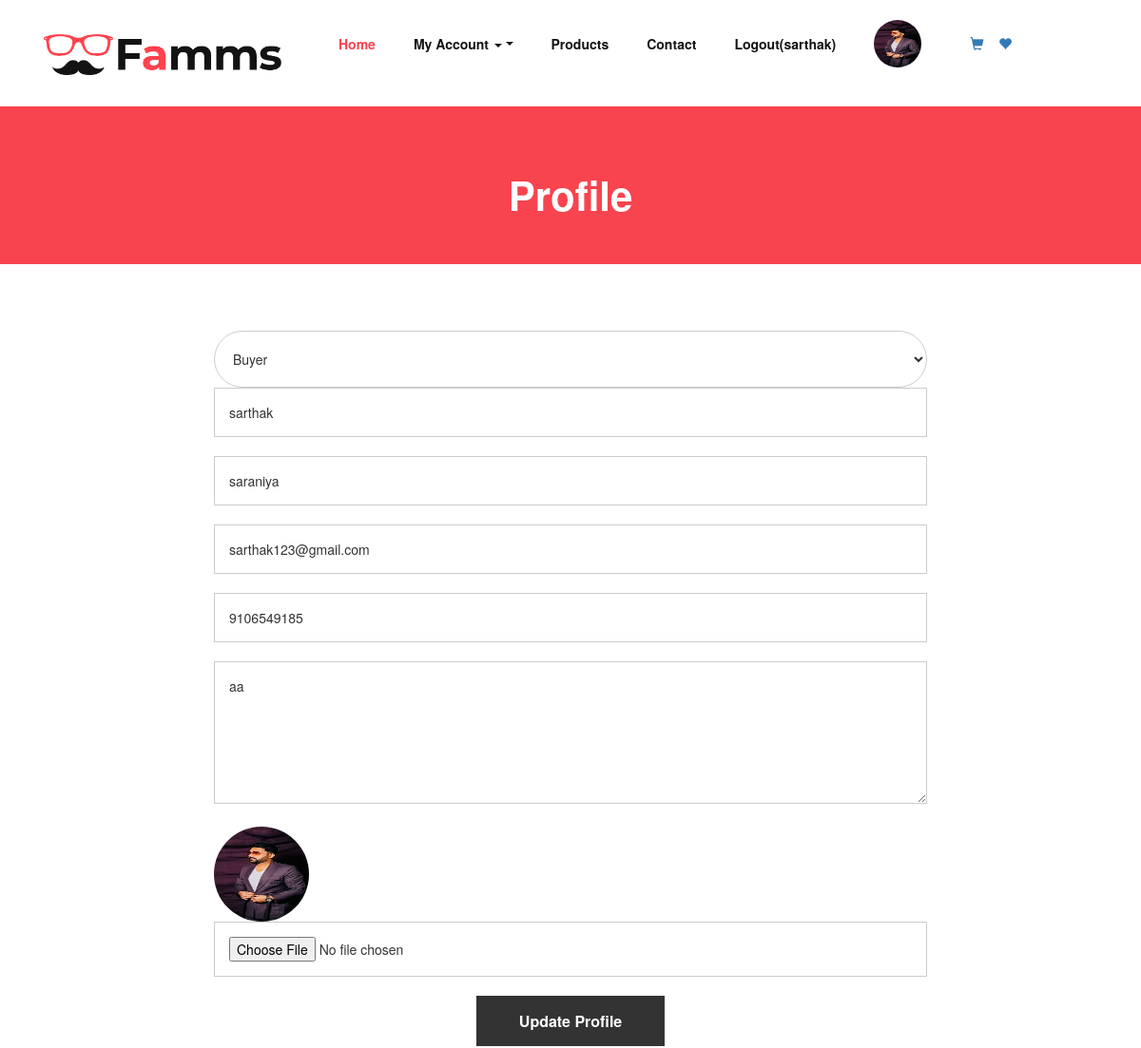
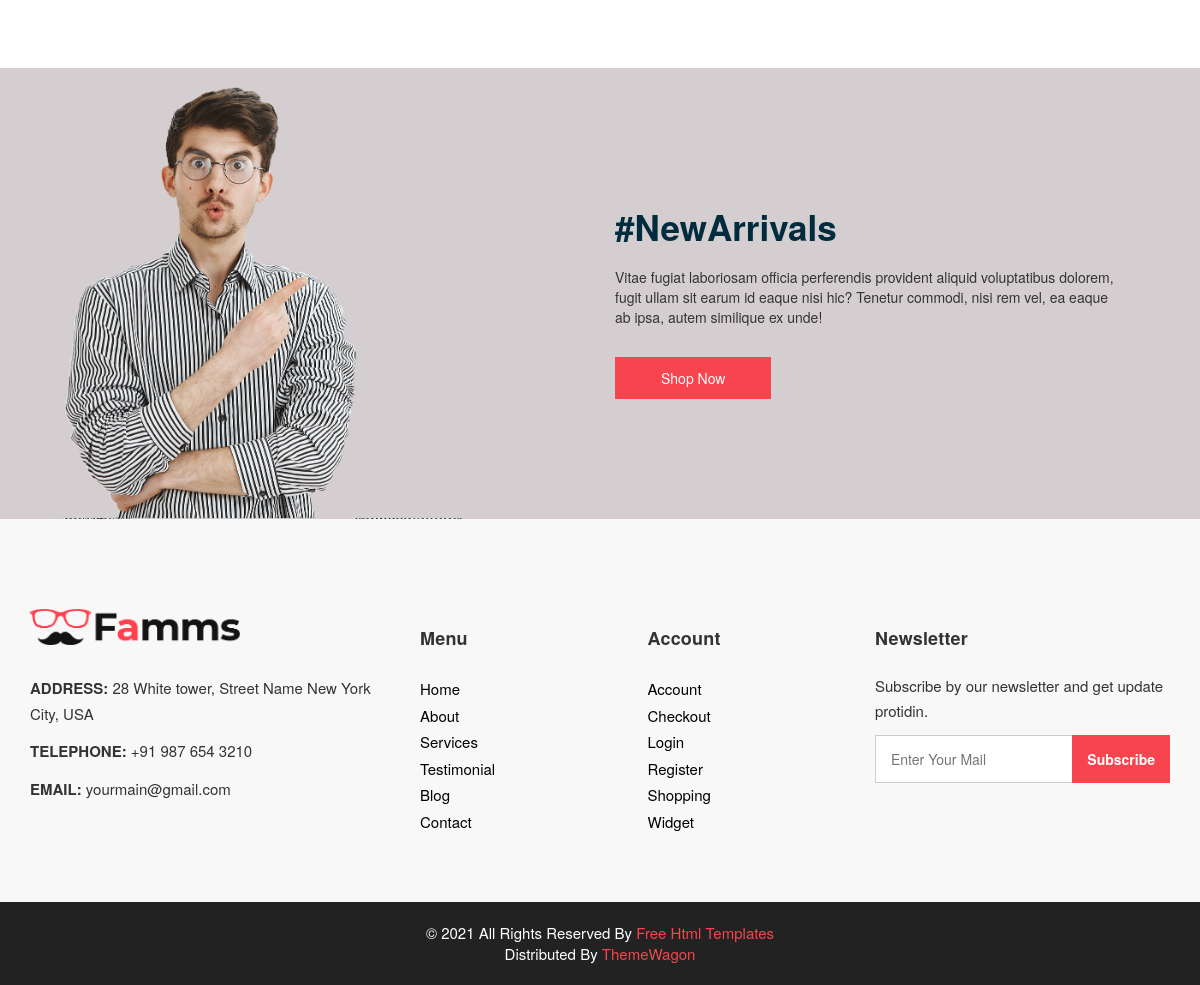
/profile/ (signed in), run on the app's committed database (2 pictures, top to bottom).
### myapp/models.py (models this page shows, shortened)
class User(models.Model):
	fname=models.CharField(max_length=100)
	lname=models.CharField(max_length=100)
	email=models.EmailField()
	mobile=models.PositiveIntegerField()
	address=models.TextField()
	password=models.CharField(max_length=100)
	usertype=models.CharField(max_length=100,default="Buyer")
	profile_picture = models.ImageField(upload_to="profile_picture/", default="")

### myapp/views.py (the view)
# urls.py: path('profile/',views.profile,name='profile'),
def profile(request):
	user=User.objects.get(email=request.session['email'])
	if request.method=="POST":
		user.fname=request.POST['fname']
		user.lname=request.POST['lname']
		user.mobile=request.POST['mobile']
		user.address=request.POST['address']
		try:
			user.profile_picture=request.FILES['profile_picture']
		except:
			pass
		user.save()
		msg="Profile Updated Successfully"
		request.session['profile_picture']=user.profile_picture.url
		if user.usertype=="Buyer":
			return render(request,'profile.html',{'user':user,'msg':msg})
		else:
			return render(request,'seller-profile.html',{'user':user,'msg':msg})
	else:
		if user.usertype=="Buyer":
			return render(request,'profile.html',{'user':user})
		else:
			return render(request,'seller-profile.html',{'user':user})

### myapp/templates/profile.html (shortened to what this page needs)
{% extends 'header.html' %}
{% load static %}
{% block content %}
<!DOCTYPE html>
<html>
   <head>
   </head>
   <body class="sub_page">
      <section class="inner_page_head">
         <div class="container_fuild">
            <div class="row">
               <div class="col-md-12">
                  <div class="full">
                     <h3>Profile</h3>
                  </div>
               </div>
            </div>
         </div>
      </section>
      <section class="why_section layout_padding">
         <div class="container">
            <div class="row">
               <div class="col-lg-8 offset-lg-2">
                  <div class="full">
                     <form action="{% url 'profile' %}" method="post" enctype="multipart/from-data">
                        <fieldset>
                           <select name="usertype">
                              {% if user.usertype == "Buyer" %}
                              <option value="Buyer"selected>Buyer</option>
                              {% else %}
                              <option>---Select User Type---</option>
                              <option value="Buyer">Buyer</option>
                              <option value="Seller"selected>Seller</option>
                              {% endif %}
                           </select>
                           <input type="text" placeholder="Enter first name" name="fname" value="{{user.fname}}" />
                           <input type="text" placeholder="Enter last name" name="lname" value="{{user.lname}}"  />
                           <input type="email" placeholder="Enter your email address" name="email" value="{{user.email}}" readonly/>
                           <input type="text" placeholder="Enter mobile" name="mobile" value="{{user.mobile}}"  />
                           <textarea placeholder="address" name="address" required>{{user.address}}</textarea>
                           <img src="{{user.profile_picture.url}}" style="width:100px;
                           height: 100px;border-radius: 50%;">
                           <input type="file" name="profile_picture">
                           <input type="submit" value="Update Profile" />
                        </fieldset>
                     </form>
                  </div>
               </div>
            </div>
         </div>
      </section>
      <section class="arrival_section">
         <div class="container">
            <div class="box">
               <div class="arrival_bg_box">
                  <img src="{% static 'images/arrival-bg.png' %}" alt="">
               </div>
               <div class="row">
                  <div class="col-md-6 ml-auto">
                     <div class="heading_container remove_line_bt">
                        <h2>
                           #NewArrivals
                        </h2>
                     </div>
                     <p style="margin-top: 20px;margin-bottom: 30px;">
                        Vitae fugiat laboriosam officia perferendis provident aliquid voluptatibus dolorem, fugit ullam sit earum id eaque nisi hic? Tenetur commodi, nisi rem vel, ea eaque ab ipsa, autem similique ex unde!
                     </p>
                     <a href="">
                     Shop Now
                     </a>
                  </div>
               </div>
            </div>
         </div>
      </section>
      </body>
</html>
{% endblock %}

### myapp/templates/header.html (shortened to what this page needs)
{% load static %}
<!DOCTYPE html>
<html>
   <head>
      <link rel="stylesheet" type="text/css" href="{% static 'css/bootstrap.css' %}" />
      <link href="{% static 'css/font-awesome.min.css' %}" rel="stylesheet" />
      <link href="{% static 'css/style.css' %}" rel="stylesheet" />
      <link href="{% static 'css/responsive.css' %}" rel="stylesheet" />
      <link rel="stylesheet" href="https://maxcdn.bootstrapcdn.com/bootstrap/3.3.7/css/bootstrap.min.css">
   </head>
   <body>
         <header class="header_section">
            <div class="container">
               <nav class="navbar navbar-expand-lg custom_nav-container ">
                  <a class="navbar-brand" href="index.html"><img width="250" src="{% static 'images/logo.png' %}" alt="#" /></a>
                  <div class="collapse navbar-collapse" id="navbarSupportedContent">
                     <ul class="navbar-nav" style="align-items: center;">
                        <li class="nav-item active">
                           <a class="nav-link" href="/">Home <span class="sr-only">(current)</span></a>
                        </li>
                        {% if request.session.email %}
                       <li class="nav-item dropdown">
                           <a class="nav-link dropdown-toggle" href="#" data-toggle="dropdown" role="button" aria-haspopup="true" aria-expanded="true"> <span class="nav-label">My Account <span class="caret"></span></a>
                        </li>
                        {% endif %}
                        <li class="nav-item">
                           <a class="nav-link" href="{% url 'product' %}">Products</a>
                        </li>
                        <li class="nav-item">
                           <a class="nav-link" href="{% url 'contact' %}">Contact</a>
                        </li>
                        {% if request.session.email %}
                           <li class="nav-item">
                              <a class="nav-link" href="{% url 'logout' %}">Logout({{request.session.fname}})</a>
                           </li>
                           <li class="nav-item">
                              <a class="nav-link" href="{% url 'profile' %}"><img src="{{request.session.profile_picture}}" style="width: 50px; height: 50px;border-radius: 50%;"></a>
                           </li>
                        {% endif %}
                        {% if request.session.email %}
                        <li class="nav-item">
                         <a href="" style="margin-top: 10px;"><i class="glyphicon glyphicon-shopping-cart"></i></a>
                        </li>
                        <li class="nav-item">
                         <a href="{% url 'wishlist' %}"><i class="glyphicon glyphicon-heart"></i></a>
                        </li>
                         {% endif %}
                     </ul>
                  </div>
               </nav>
            </div>
         </header>
      {% block content %}
      {% endblock %}
      <footer>
         <div class="container">
            <div class="row">
               <div class="col-md-4">
                   <div class="full">
                      <div class="logo_footer">
                        <a href="#"><img width="210" src="{% static 'images/logo.png' %}" alt="#" /></a>
                      </div>
                      <div class="information_f">
                        <p><strong>ADDRESS:</strong> 28 White tower, Street Name New York City, USA</p>
                        <p><strong>TELEPHONE:</strong> +91 987 654 3210</p>
                        <p><strong>EMAIL:</strong> yourmain@gmail.com</p>
                      </div>
                   </div>
               </div>
               <div class="col-md-8">
                  <div class="row">
                  <div class="col-md-7">
                     <div class="row">
                        <div class="col-md-6">
                     <div class="widget_menu">
                        <h3>Menu</h3>
                        <ul>
                           <li><a href="#">Home</a></li>
                           <li><a href="#">About</a></li>
                           <li><a href="#">Services</a></li>
                           <li><a href="#">Testimonial</a></li>
                           <li><a href="#">Blog</a></li>
                           <li><a href="#">Contact</a></li>
                        </ul>
                     </div>
                  </div>
                  <div class="col-md-6">
                     <div class="widget_menu">
                        <h3>Account</h3>
                        <ul>
                           <li><a href="#">Account</a></li>
                           <li><a href="#">Checkout</a></li>
                           <li><a href="#">Login</a></li>
                           <li><a href="#">Register</a></li>
                           <li><a href="#">Shopping</a></li>
                           <li><a href="#">Widget</a></li>
                        </ul>
                     </div>
                  </div>
                     </div>
                  </div>
                  <div class="col-md-5">
                     <div class="widget_menu">
                        <h3>Newsletter</h3>
                        <div class="information_f">
                          <p>Subscribe by our newsletter and get update protidin.</p>
                        </div>
                        <div class="form_sub">
                           <form>
                              <fieldset>
                                 <div class="field">
                                    <input type="email" placeholder="Enter Your Mail" name="email" />
                                    <input type="submit" value="Subscribe" />
                                 </div>
                              </fieldset>
                           </form>
                        </div>
                     </div>
                  </div>
                  </div>
               </div>
            </div>
         </div>
      </footer>
      <div class="cpy_">
         <p class="mx-auto">© 2021 All Rights Reserved By <a href="https://html.design/">Free Html Templates</a><br>
            Distributed By <a href="https://themewagon.com/" target="_blank">ThemeWagon</a>
         </p>
      </div>
   </body>
</html>

### myapp/static/css/style.css (style rules this page uses)
* { box-sizing: border-box; }
body { font-family: 'Montserrat', sans-serif; color: #0c0c0c; background-color: #ffffff; overflow-x: hidden; }
.layout_padding { padding: 70px 0; }
h1, h2 { font-family: 'Playfair Display', serif; }
.heading_container { display: -webkit-box; display: -ms-flexbox; display: flex; -webkit-box-orient: vertical; -webkit-box-direction: normal; -ms-flex-direction: column; flex-direction: column; -webkit-box-align: start; -ms-flex-align: start; align-items: flex-start; }
.heading_container h2 { position: relative; margin-bottom: 0; font-size: 3.5rem; font-weight: bold; }
.heading_container h2::after { content: ""; display: block; width: 70px; height: 5px; background: #f7444e; margin: 10px auto 10px; }
a, a:hover, a:focus { text-decoration: none; }
.header_section { padding: 15px 0; }
.navbar-brand { font-family: 'Playfair Display', serif; }
.custom_nav-container { padding: 0; }
.custom_nav-container .navbar-nav { margin-left: auto; }
.custom_nav-container .navbar-nav .nav-item .nav-link { padding: 5px 20px; color: #131313; text-align: center; border-radius: 5px; -webkit-transition: all 0.3s; transition: all 0.3s; font-weight: 700; }
.custom_nav-container .navbar-nav .nav-item:hover .nav-link, .custom_nav-container .navbar-nav .nav-item.active .nav-link { color: #f7444e; }
.arrival_section { background-color: #d4ced0; }
.arrival_section .heading_container { color: #002c3e; margin-bottom: 10px; }
.arrival_section .box { padding: 120px 45px; position: relative; }
.arrival_section .arrival_bg_box { position: absolute; top: 0; left: 0; width: 100%; height: 100%; z-index: 3; }
.arrival_section .arrival_bg_box img { width: 50%; height: 100%; -o-object-fit: cover; object-fit: cover; -o-object-position: top left; object-position: top left; }
.arrival_section a { display: inline-block; padding: 10px 45px; background-color: #f7444e; border: 1px solid #f7444e; color: #ffffff; border-radius: 0; -webkit-transition: all 0.3s; transition: all 0.3s; }
.remove_line_bt h2::after { display: none; }
.subscribe_section .subscribe_form form input,select { width: 100%; height: 60px; border: none; border-radius: 90px; outline: none; padding: 5px 25px; background-color: #ffffff; margin-top: 15px; text-align: left; }
.subscribe_section .subscribe_form form input,select::placeholder { color: #171620; }
.inner_page_head { background: #f7444e; text-align: center; color: #fff; padding-top: 50px; padding-bottom: 40px; }
.inner_page_head h3 { font-size: 42px; font-weight: 800; }
footer { background: #f8f8f8; padding: 90px 0 70px; }
.logo_footer { margin-bottom: 30px; }
.information_f p { margin-bottom: 1.2rem; line-height: 25px; font-size: 15px; }
.widget_menu h3 { font-size: 18px; font-weight: 700; letter-spacing: 0.2px; margin-bottom: 25px; }
.widget_menu ul { list-style: none; padding: 0; margin: 0; }
.widget_menu ul li { float: left; width: 100%; }
.widget_menu ul li a { font-size: 15px; color: #000; margin-bottom: 0; float: left; width: 100%; margin-top: 5px; }
.field { display: flex; }
.widget_menu { float: left; width: 100%; }
div.form_sub .field input[type="email"], div.form_sub .field input[type="email"]:hover, div.form_sub .field input[type="email"]:focus { padding: 10px 110px 10px 15px; border-radius: 0; border: solid #ccc 1px; font-size: 14px; position: relative; box-shadow: none; width: 100%; height: 48px; }
.form_sub { position: relative; }
.form_sub input[type="email"] + input[type="submit"] { position: absolute; right: 0; background: #f7444e; color: #fff; border: none; top: 0px; font-size: 14px; height: 48px; font-weight: 600; padding: 0 15px; }
form input,select { background: #fff; border: solid #ccc 1px; padding: 15px 15px; width: 100%; font-size: 14px; margin-bottom: 20px; line-height: normal; }
form textarea { background: #fff; border: solid #ccc 1px; padding: 15px 15px; width: 100%; min-height: 150px; font-size: 14px; margin-bottom: 20px; line-height: normal; }
form input[type="submit"] { border: none; padding: 15px 45px; width: auto; font-size: 16px; line-height: normal; margin: 0 auto; display: flex; background: #333; color: #fff; font-weight: 600; transition: ease all 0.1s; }
.cpy_ { background: #222; text-align: center; padding: 20px 0; }
.cpy_ p { margin: 0; color: #fff; font-size: 15px; font-weight: 400; }
.cpy_ p a { margin: 0; color: #f7444e; font-size: 15px; font-weight: 400; }

### myapp/static/css/responsive.css (style rules this page uses)
@media (min-width: 1200px) { .container { max-width: 1170px; } }

### data on the page
User: session.fname "sarthak", usertype "Buyer", fname "sarthak", lname "saraniya", email "sarthak123@gmail.com", mobile "9106549185", address "aa", profile_picture (picture)
